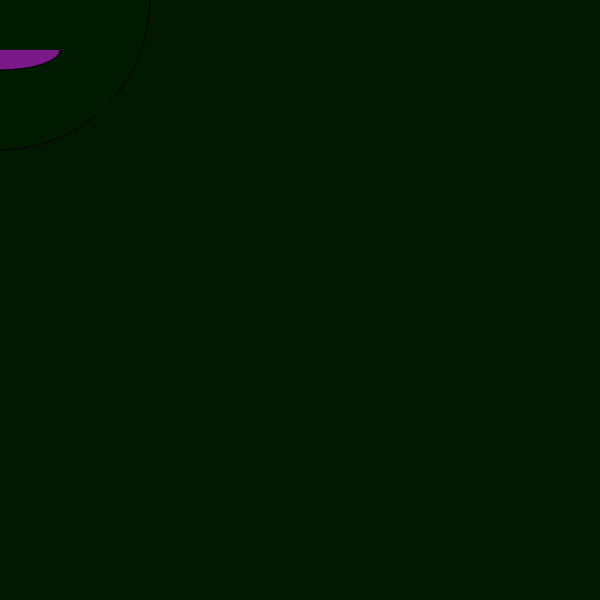
Frame 1 (no input)
Frame 60 (no input): identical to frame 1, image omitted
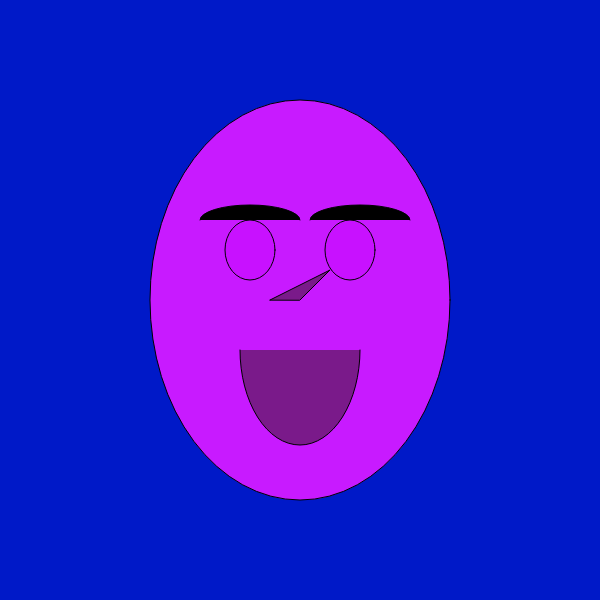
Frame 120 (the mouse pressed at the canvas centre since frame 60)

The p5.js sketch that drew these frames (run headless with seeded random() and noise() and a simulated clock; from frame 60 on, the mouse is pressed at the canvas centre):

// p5.js sketch
// ── sketch.js
function setup() {
  createCanvas(600,600);//area de dibuix de 600 px del 600 de cada costat
}
//MouseX:300;mouseY=300
function draw() {
  background(mouseX-1000,25,mouseY-100); //fons de la pantalla , gris si te un numero entre 0 i 255 i 255 es blanc. i qualsevol numero entre 0 i 255 sera gris. Si tenim 3 numeros al primer numero es vermello o r (red) , el segon numero es la verdor o G (green) i el tercer numero es la blavor o B (blue). Es colors RGB permeten construir setze milions de colors diferents (255x255x255)
  fill(mouseY-100, 26,mouseX)// color de cara
    ellipse(mouseX,mouseY,300,300+mouseY/3)// el primer numero entre parentesis es la posicio x del centre, el segon numero es del centre de l'el·lipse, el tercer numero es l'amplada i el quart numero es l'alçada de l'el·lipse.
    fill(mouseX-100, 17,mouseX)// color ull esquerre funciona com el background amb rgb 
  ellipse(mouseX-50,mouseY-50,50,30+mouseY/10) //ull esquerre
    fill(mouseX-100, 17,mouseX)//color ull dret
  ellipse(mouseX+50,mouseY-50,50,30+mouseY/10)// ull dret
    fill(122, 26, 138)
  arc(mouseX,mouseY+50,120,40+mouseY/2,0,PI);// funciona com l'el·lipse els primers quatre numeros i els dos ultims son 0,PI o PI,0
  triangle(mouseX,mouseY,mouseX+30,mouseY-30,mouseX-30,mouseY)
  fill(0);//color de la cella 
   arc(mouseX+60,mouseY-80,100,30,PI,0,);//celles
  arc(mouseX-50,mouseY-80,100,30,PI,0,);//celles
}
